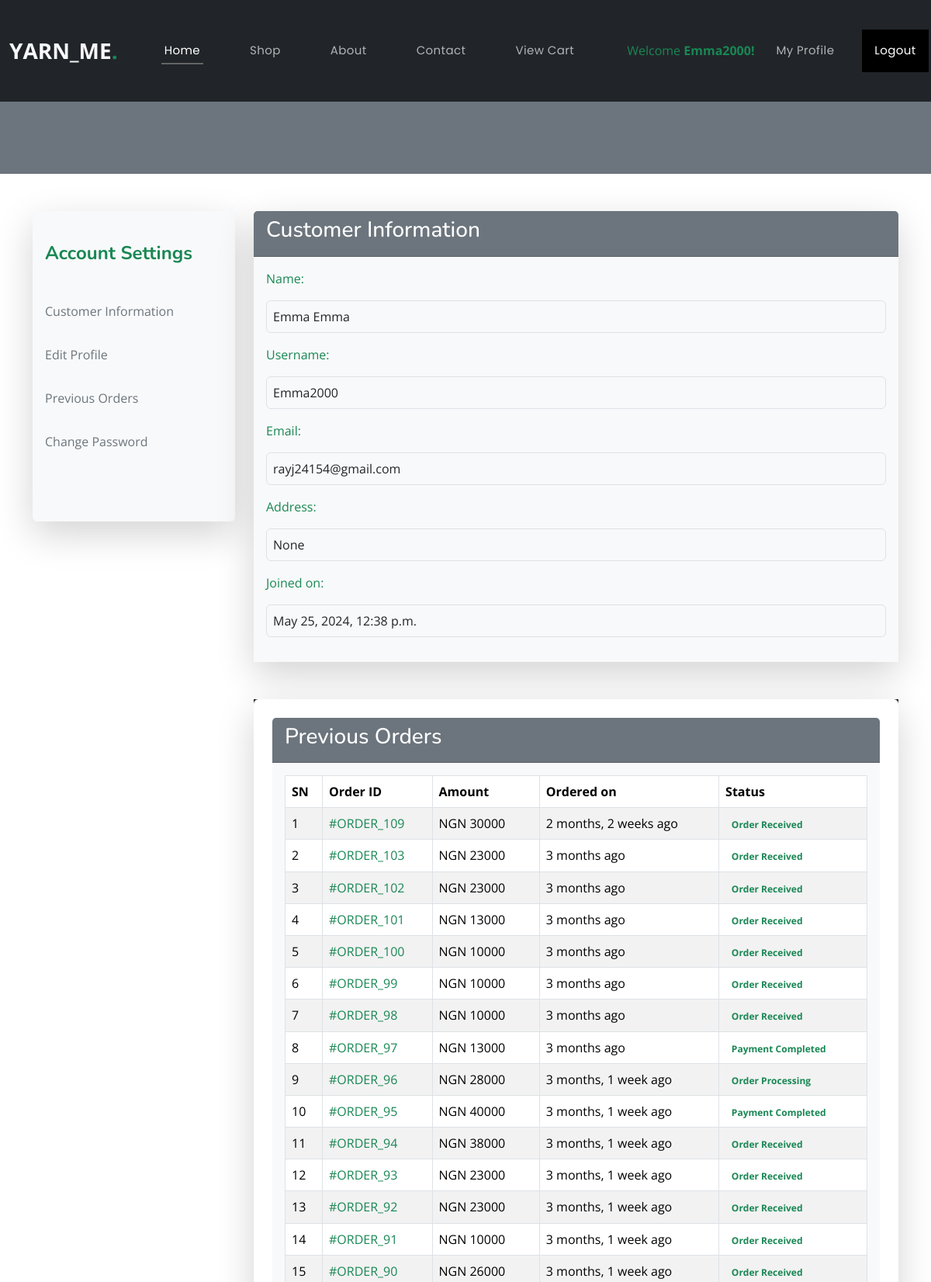
The app's page /profile/ (signed in, upper part) with its own data.
### ecommerceapp/models.py (models this page shows, shortened)
class Customer(models.Model):
   user = models.OneToOneField(User, on_delete=models.CASCADE, related_name = 'customer', null=True, blank=True)
   full_name = models.CharField(max_length=200)
   address = models.CharField(max_length=200, null=True, blank=True)
   joined_on = models.DateTimeField(auto_now_add=True)

class Order(models.Model):
    cart = models.OneToOneField(Cart, on_delete=models.CASCADE)
    ordered_by = models.CharField(max_length=200)
    email = models.EmailField(null=True, blank=True)
    shipping_address = models.CharField(max_length=200)
    mobile = models.CharField(max_length=10)
    subtotal = models.PositiveIntegerField()
    discount = models.PositiveIntegerField()
    total = models.PositiveIntegerField()
    order_status = models.CharField(max_length=50, choices=ORDER_STATUS)
    created_at = models.DateTimeField(auto_now_add=True)
    payment_completed = models.BooleanField(default=False, null=True, blank=True)
    currency = models.CharField(max_length=3, choices=CURRENCY_CHOICES, default='NGN')
    paystack_reference = models.CharField(max_length=100, blank=True, null=True)
    order_status = models.CharField(max_length=50, default='Order Received')

### ecommerceapp/views.py (the view)
# urls.py: path("profile/", CustomerProfileView.as_view(), name="customerprofile"),
class CustomerProfileView(TemplateView):
    template_name = "customerprofile.html"
    def dispatch(self, request, *args, **kwargs):
        if request.user.is_authenticated and Customer.objects.filter(user=request.user).exists():
            pass
        else:
            return redirect("/login/?next=/profile/")
        return super().dispatch(request, *args, **kwargs)
    def get_context_data(self, **kwargs):
        context = super().get_context_data(**kwargs)
        customer = self.request.user.customer
        context["customer"] = customer
        context["orders"] = Order.objects.filter(cart__customer=customer).order_by("-id")
        return context

### templates/customerprofile.html (shortened to what this page needs)
{% extends "base.html" %}
{% block body %}
<div class="container mt-5">
    <div class="row">
        <div class="col-md-3">
            <div class="card border-0 shadow-lg bg-light text-white" style="height: 400px;">
                <div class="card-body">
                    <h4 class="card-title text-success fw-bold py-4">Account Settings</h4>
                    <div id="simple-list-example" class="simple-list-example-scrollspy text-secondary">
                        <a class="list-group-item list-group-item-action py-3" href="#list-item-1">Customer Information</a>
                        <a class="list-group-item list-group-item-action py-3" href="{% url 'ecommerceapp:customerprofile_edit' %}">Edit Profile</a>
                        <a class="list-group-item list-group-item-action py-3" href="#list-item-3">Previous Orders</a>
                        <a class="list-group-item list-group-item-action py-3" href="{% url 'ecommerceapp:change_password' %}">Change Password</a>
                    </div>
                </div>
            </div>
        </div>
        <div class="col-md-9">
            <div data-bs-spy="scroll" data-bs-target="#simple-list-example" data-bs-offset="0" data-bs-smooth-scroll="true" class="scrollspy-example" tabindex="0">
                <div class="card border-0 shadow-lg">
                    <div class="card-header bg-secondary text-white">
                        <h3 id="list-item-1">Customer Information</h3>
                    </div>
                    <div class="card-body bg-light text-dark">
                        <p class="font-weight-bold text-success">Name:</p>
                        <p class="border p-2 rounded bg-grey text-dark">{{ customer.full_name }}</p>
                        <p class="font-weight-bold text-success">Username:</p>
                        <p class="border p-2 rounded bg-grey text-dark">{{ customer.user.username }}</p>
                        <p class="font-weight-bold text-success">Email:</p>
                        <p class="border p-2 rounded bg-grey text-dark">{{ customer.user.email }}</p>
                        <p class="font-weight-bold text-success">Address:</p>
                        <p class="border p-2 rounded bg-grey text-dark">{{ customer.address }}</p>
                        <p class="font-weight-bold text-success">Joined on:</p>
                        <p class="border p-2 rounded bg-grey text-dark">{{ customer.joined_on }}</p>
                    </div>
                </div>
            </div>
            <div id="previous-orders" class="my-5 bg-dark">
                <div class="card border-0 border-0 shadow-lg p-4">
                    <div class="card-header bg-secondary text-white">
                        <h3 id="list-item-3">Previous Orders</h3>
                    </div>
                    <div class="card-body bg-light">
                        <table class="table table-striped table-bordered">
                            <thead class="bg-success text-white">
                                <tr>
                                    <th>SN</th>
                                    <th>Order ID</th>
                                    <th>Amount</th>
                                    <th>Ordered on</th>
                                    <th>Status</th>
                                </tr>
                            </thead>
                            <tbody>
                                {% for ord in orders %}
                                <tr>
                                    <td>{{ forloop.counter }}</td>
                                    <td><a class="text-success" href="{% url 'ecommerceapp:customerorderdetail' ord.pk %}">#ORDER_{{ ord.id }}</a></td>
                                    <td>NGN {{ ord.total }}</td>
                                    <td>{{ ord.created_at|timesince }} ago</td>
                                    <td><span class="badge badge-success text-success">{{ ord.order_status }}</span></td>
                                </tr>
                                {% endfor %}
                            </tbody>
                        </table>
                    </div>
                </div>
            </div>
        </div>
    </div>
</div>
{% endblock body %}

### templates/base.html (shortened to what this page needs)
{% load static %}
<!DOCTYPE html>
<html lang="en">
<head>
  <link href="{% static '/assets/vendor/bootstrap/css/bootstrap.min.css' %}" rel="stylesheet">
  <link href="{% static '/assets/vendor/bootstrap-icons/bootstrap-icons.css' %}" rel="stylesheet">
  <link href="{% static '/assets/vendor/boxicons/css/boxicons.min.css' %}" rel="stylesheet">
  <link href="{% static '/assets/vendor/glightbox/css/glightbox.min.css' %}" rel="stylesheet">
  <link href="{% static '/assets/vendor/remixicon/remixicon.css' %}" rel="stylesheet">
  <link href="{% static '/assets/vendor/swiper/swiper-bundle.min.css' %}" rel="stylesheet">
  <link href="{% static '/assets/css/style.css' %}" rel="stylesheet">
  <link rel="stylesheet" href="{% static 'css/index.css' %}">
</head>
<body>
  <header id="header" class="fixed-top bg-dark">
    <div class="container-fluid d-flex align-items-center justify-content-between">
      <a class="navbar-brand fs-3 fw-bold text-light" href="{% url 'ecommerceapp:index' %}" class="logo text-white p-3">YARN_ME<span class="text-success fw.bold">.</span></a>
      <nav id="navbar" class="navbar navbar-expand-lg">
        <ul class="px-3">
          <li class="nav-item!"><a class="nav-link scrollto active mx-3" href="{% url 'ecommerceapp:index' %}">Home</a></li>
          <li class="nav-item"><a class="nav-link scrollto mx-3" href="{% url 'ecommerceapp:shops' %}">Shop</a></li>
          <li class="nav-item"><a class="nav-link scrollto mx-3" href="{% url 'ecommerceapp:about' %}">About</a></li>
          <li class="nav-item"><a class="nav-link scrollto mx-3" href="{% url 'ecommerceapp:contact' %}">Contact</a></li>
          <li class="nav-item"><a class="nav-link scrollto mx-3" href="{% url 'ecommerceapp:mycart' %}">View Cart</a></li>
          <li class="dropdown">
            {% if request.user.customer %}
            <li class="text-success">Welcome <span class="fw-bold">{{request.user.username}}!</span></li>
            <li><a href="{% url 'ecommerceapp:customerprofile' %}">My Profile</a></li>
            <li><a  class="bg-black text-white p-3 m-2" href="{% url 'ecommerceapp:customerlogout'  %}">Logout</a></li>
          {% endif %}
        </ul>
      </nav>
    </div>
  </header>""
  <main id="main">
    {% block body %}
    {% endblock body %}
  </main>
</body>
</html>

### static/assets/css/style.css (style rules this page uses)
body { font-family: "Open Sans", sans-serif; color: #444444; }
a { color: #646464; text-decoration: none; }
h1, h2, h3, h4, h5, h6 { font-family: "Nunito", sans-serif; }
#header { transition: all 0.5s; z-index: 997; padding: 20px 0; }
.navbar { padding: 0; }
.navbar ul { margin: 0; padding: 0; display: flex; list-style: none; align-items: center; }
.navbar li { position: relative; }
.navbar>ul>li { white-space: nowrap; padding: 10px 0 10px 24px; }
.navbar a, .navbar a:focus { display: flex; align-items: center; justify-content: space-between; font-family: "Poppins", sans-serif; color: #ffffffa6; font-size: 15px; padding: 0 4px; white-space: nowrap; transition: 0.3s; letter-spacing: 0.4px; position: relative; }
.navbar>ul>li>a:before { content: ""; position: absolute; width: 100%; height: 2px; bottom: -6px; left: 0; background-color: #646464; visibility: hidden; transform: scaleX(0); transition: all 0.3s ease-in-out 0s; }
.navbar a:hover:before, .navbar li:hover>a:before, .navbar .active:before { visibility: visible; transform: scaleX(1); }
.navbar a:hover, .navbar .active, .navbar .active:focus, .navbar li:hover>a { color: #fff; }

### records on screen
Customer: full_name "Emma Emma", user.username "Emma2000", user.email "rayj24154@gmail.com", address "None", joined_on "May 25, 2024, 12:38 p.m."
Order: id "109", total "30000", created_at "2 months, 2 weeks", order_status "Order Received"
Order: id "103", total "23000", created_at "3 months", order_status "Order Received"
Order: id "102", total "23000", created_at "3 months", order_status "Order Received"
Order: id "101", total "13000", created_at "3 months", order_status "Order Received"
Order: id "100", total "10000", created_at "3 months", order_status "Order Received"
Order: id "99", total "10000", created_at "3 months", order_status "Order Received"
Order: id "98", total "10000", created_at "3 months", order_status "Order Received"
Order: id "97", total "13000", created_at "3 months", order_status "Payment Completed"
Order: id "96", total "28000", created_at "3 months, 1 week", order_status "Order Processing"
Order: id "95", total "40000", created_at "3 months, 1 week", order_status "Payment Completed"
Order: id "94", total "38000", created_at "3 months, 1 week", order_status "Order Received"
Order: id "93", total "23000", created_at "3 months, 1 week", order_status "Order Received"
Order: id "92", total "23000", created_at "3 months, 1 week", order_status "Order Received"
Order: id "91", total "10000", created_at "3 months, 1 week", order_status "Order Received"
Order: id "90", total "26000", created_at "3 months, 1 week", order_status "Order Received"

### other values on screen
{{ request.user.username }} "Emma2000"
